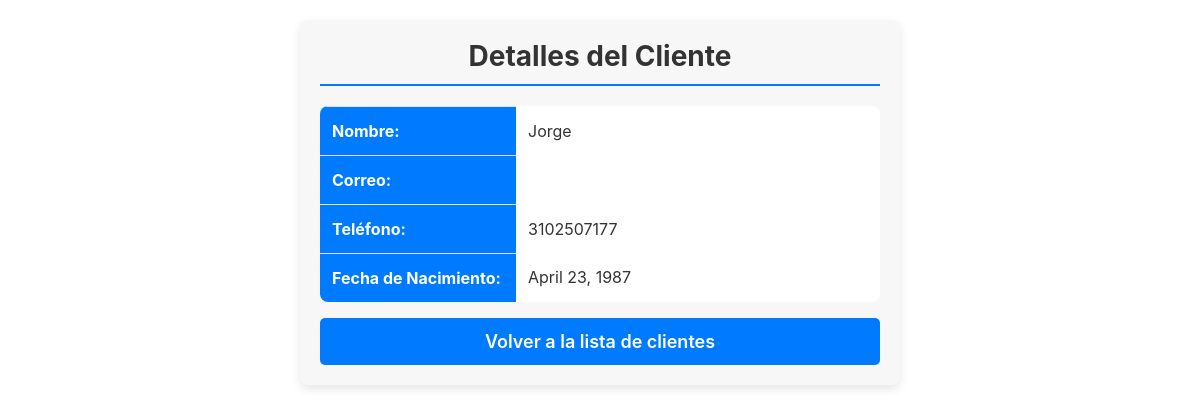
The app's page /ver_cliente/1/ with its own data.
### gestion/models.py (models this page shows, shortened)
class Cliente(models.Model):
    user = models.OneToOneField(get_user_model(), on_delete=models.CASCADE)
    nombre = models.CharField(max_length=255)
    fecha_nacimiento = models.DateField()
    telefono = models.CharField(max_length=20)
    direccion = models.TextField()

### gestion/views.py (the view)
# urls.py: path('ver_cliente/<int:cliente_id>/', views.ver_cliente, name='ver_cliente'),
def ver_cliente(request, cliente_id):
    cliente = Cliente.objects.get(id=cliente_id)
    return render(request, 'gestion/ver_cliente.html', {'cliente': cliente})

### gestion/templates/gestion/ver_cliente.html (shortened to what this page needs)
<!DOCTYPE html>
<html lang="es">
<head>
    <link rel="stylesheet" href="https://maxcdn.bootstrapcdn.com/bootstrap/4.5.2/css/bootstrap.min.css">
</head>
<body>
    <div class="container">
        <h2>Detalles del Cliente</h2>
        <table class="table">
            <tr>
                <th>Nombre:</th>
                <td>{{ cliente.nombre }}</td>
            </tr>
            <tr>
                <th>Correo:</th>
                <td>{{ cliente.email }}</td>
            </tr>
            <tr>
                <th>Teléfono:</th>
                <td>{{ cliente.telefono }}</td>
            </tr>
            <tr>
                <th>Fecha de Nacimiento:</th>
                <td>{{ cliente.fecha_nacimiento }}</td>
            </tr>
        </table>
        <a href="{% url 'lista_clientes' %}" class="btn btn-primary">Volver a la lista de clientes</a>
    </div>
</body>
</html>

### gestion/templates/gestion/ver_cliente.html (style rules this page uses)
.container { background-color: #f7f7f7; border-radius: 8px; padding: 20px; box-shadow: 0px 4px 10px rgba(0, 0, 0, 0.1); max-width: 600px; margin: 20px auto; }
h2 { text-align: center; font-size: 28px; color: #333; margin-bottom: 20px; font-weight: 700; border-bottom: 2px solid #007bff; padding-bottom: 10px; }
.table { background-color: #fff; border-radius: 8px; overflow: hidden; margin-top: 10px; }
.table th { width: 35%; background-color: #007bff; color: white; font-weight: bold; padding: 12px; }
.table td { padding: 12px; font-size: 16px; color: #333; border: none; vertical-align: middle; }
.btn-primary { display: block; width: 100%; text-align: center; font-size: 18px; font-weight: 600; background-color: #007bff; border: none; border-radius: 5px; padding: 10px; transition: background-color 0.3s ease; }

### records on screen
Cliente: nombre "Jorge", telefono "3102507177", fecha_nacimiento "April 23, 1987"
